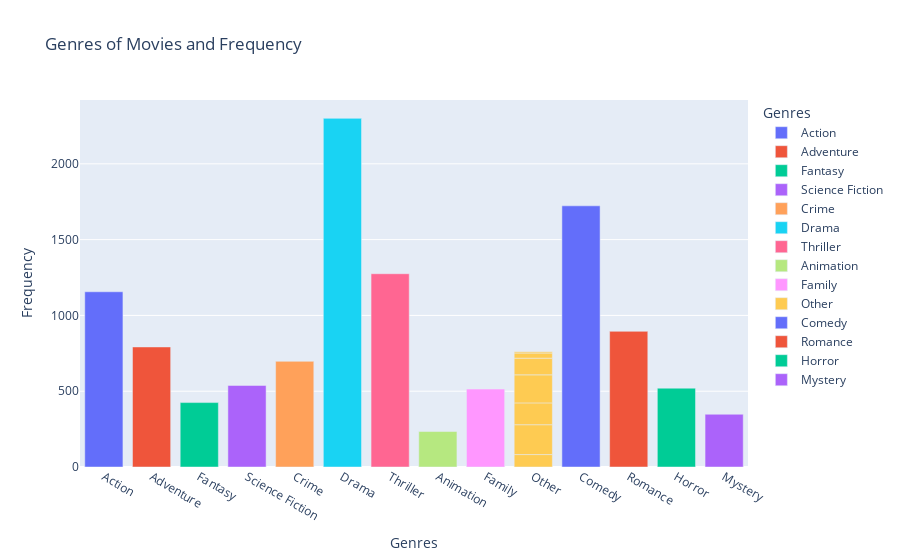

Notebook cell for this chart:
### Markdown cell above
## Q4: Use bar chart draws the relationship between genres of movies and Frequency.
![p1.png](attachment:p1.png)

### Code cell
fig = px.bar(GF_df, x='Genres', y='Frequency',color='Genres', title='Genres of Movies and Frequency')
fig.show()

### Figure 1 — Plotly figure (JSON) as saved in the notebook; plotly's stock layout.template omitted (floating-point values rounded to 4 significant figures)
{"data": [{"alignmentgroup": "True", "hovertemplate": "Genres=%{x}<br>Frequency=%{y}<extra></extra>", "legendgroup": "Action", "marker": {"color": "#636efa", "pattern": {"shape": ""}}, "name": "Action", "offsetgroup": "Action", "orientation": "v", "showlegend": true, "textposition": "auto", "type": "bar", "x": ["Action"], "xaxis": "x", "y": [1156], "yaxis": "y"}, {"alignmentgroup": "True", "hovertemplate": "Genres=%{x}<br>Frequency=%{y}<extra></extra>", "legendgroup": "Adventure", "marker": {"color": "#EF553B", "pattern": {"shape": ""}}, "name": "Adventure", "offsetgroup": "Adventure", "orientation": "v", "showlegend": true, "textposition": "auto", "type": "bar", "x": ["Adventure"], "xaxis": "x", "y": [792], "yaxis": "y"}, {"alignmentgroup": "True", "hovertemplate": "Genres=%{x}<br>Frequency=%{y}<extra></extra>", "legendgroup": "Fantasy", "marker": {"color": "#00cc96", "pattern": {"shape": ""}}, "name": "Fantasy", "offsetgroup": "Fantasy", "orientation": "v", "showlegend": true, "textposition": "auto", "type": "bar", "x": ["Fantasy"], "xaxis": "x", "y": [425], "yaxis": "y"}, {"alignmentgroup": "True", "hovertemplate": "Genres=%{x}<br>Frequency=%{y}<extra></extra>", "legendgroup": "Science Fiction", "marker": {"color": "#ab63fa", "pattern": {"shape": ""}}, "name": "Science Fiction", "offsetgroup": "Science Fiction", "orientation": "v", "showlegend": true, "textposition": "auto", "type": "bar", "x": ["Science Fiction"], "xaxis": "x", "y": [538], "yaxis": "y"}, {"alignmentgroup": "True", "hovertemplate": "Genres=%{x}<br>Frequency=%{y}<extra></extra>", "legendgroup": "Crime", "marker": {"color": "#FFA15A", "pattern": {"shape": ""}}, "name": "Crime", "offsetgroup": "Crime", "orientation": "v", "showlegend": true, "textposition": "auto", "type": "bar", "x": ["Crime"], "xaxis": "x", "y": [697], "yaxis": "y"}, {"alignmentgroup": "True", "hovertemplate": "Genres=%{x}<br>Frequency=%{y}<extra></extra>", "legendgroup": "Drama", "marker": {"color": "#19d3f3", "pattern": {"shape": ""}}, "name": "Drama", "offsetgroup": "Drama", "orientation": "v", "showlegend": true, "textposition": "auto", "type": "bar", "x": ["Drama"], "xaxis": "x", "y": [2300], "yaxis": "y"}, {"alignmentgroup": "True", "hovertemplate": "Genres=%{x}<br>Frequency=%{y}<extra></extra>", "legendgroup": "Thriller", "marker": {"color": "#FF6692", "pattern": {"shape": ""}}, "name": "Thriller", "offsetgroup": "Thriller", "orientation": "v", "showlegend": true, "textposition": "auto", "type": "bar", "x": ["Thriller"], "xaxis": "x", "y": [1275], "yaxis": "y"}, {"alignmentgroup": "True", "hovertemplate": "Genres=%{x}<br>Frequency=%{y}<extra></extra>", "legendgroup": "Animation", "marker": {"color": "#B6E880", "pattern": {"shape": ""}}, "name": "Animation", "offsetgroup": "Animation", "orientation": "v", "showlegend": true, "textposition": "auto", "type": "bar", "x": ["Animation"], "xaxis": "x", "y": [234], "yaxis": "y"}, {"alignmentgroup": "True", "hovertemplate": "Genres=%{x}<br>Frequency=%{y}<extra></extra>", "legendgroup": "Family", "marker": {"color": "#FF97FF", "pattern": {"shape": ""}}, "name": "Family", "offsetgroup": "Family", "orientation": "v", "showlegend": true, "textposition": "auto", "type": "bar", "x": ["Family"], "xaxis": "x", "y": [514], "yaxis": "y"}, {"alignmentgroup": "True", "hovertemplate": "Genres=%{x}<br>Frequency=%{y}<extra></extra>", "legendgroup": "Other", "marker": {"color": "#FECB52", "pattern": {"shape": ""}}, "name": "Other", "offsetgroup": "Other", "orientation": "v", "showlegend": true, "textposition": "auto", "type": "bar", "x": ["Other", "Other", "Other", "Other", "Other", "Other", "Other"], "xaxis": "x", "y": [82, 197, 144, 185, 110, 34, 8], "yaxis": "y"}, {"alignmentgroup": "True", "hovertemplate": "Genres=%{x}<br>Frequency=%{y}<extra></extra>", "legendgroup": "Comedy", "marker": {"color": "#636efa", "pattern": {"shape": ""}}, "name": "Comedy", "offsetgroup": "Comedy", "orientation": "v", "showlegend": true, "textposition": "auto", "type": "bar", "x": ["Comedy"], "xaxis": "x", "y": [1723], "yaxis": "y"}, {"alignmentgroup": "True", "hovertemplate": "Genres=%{x}<br>Frequency=%{y}<extra></extra>", "legendgroup": "Romance", "marker": {"color": "#EF553B", "pattern": {"shape": ""}}, "name": "Romance", "offsetgroup": "Romance", "orientation": "v", "showlegend": true, "textposition": "auto", "type": "bar", "x": ["Romance"], "xaxis": "x", "y": [895], "yaxis": "y"}, {"alignmentgroup": "True", "hovertemplate": "Genres=%{x}<br>Frequency=%{y}<extra></extra>", "legendgroup": "Horror", "marker": {"color": "#00cc96", "pattern": {"shape": ""}}, "name": "Horror", "offsetgroup": "Horror", "orientation": "v", "showlegend": true, "textposition": "auto", "type": "bar", "x": ["Horror"], "xaxis": "x", "y": [520], "yaxis": "y"}, {"alignmentgroup": "True", "hovertemplate": "Genres=%{x}<br>Frequency=%{y}<extra></extra>", "legendgroup": "Mystery", "marker": {"color": "#ab63fa", "pattern": {"shape": ""}}, "name": "Mystery", "offsetgroup": "Mystery", "orientation": "v", "showlegend": true, "textposition": "auto", "type": "bar", "x": ["Mystery"], "xaxis": "x", "y": [348], "yaxis": "y"}], "layout": {"barmode": "relative", "legend": {"title": {"text": "Genres"}, "tracegroupgap": 0}, "title": {"text": "Genres of Movies and Frequency"}, "xaxis": {"anchor": "y", "categoryarray": ["Action", "Adventure", "Fantasy", "Science Fiction", "Crime", "Drama", "Thriller", "Animation", "Family", "Other", "Comedy", "Romance", "Horror", "Mystery"], "categoryorder": "array", "domain": [0, 1], "title": {"text": "Genres"}}, "yaxis": {"anchor": "x", "domain": [0, 1], "title": {"text": "Frequency"}}}}
